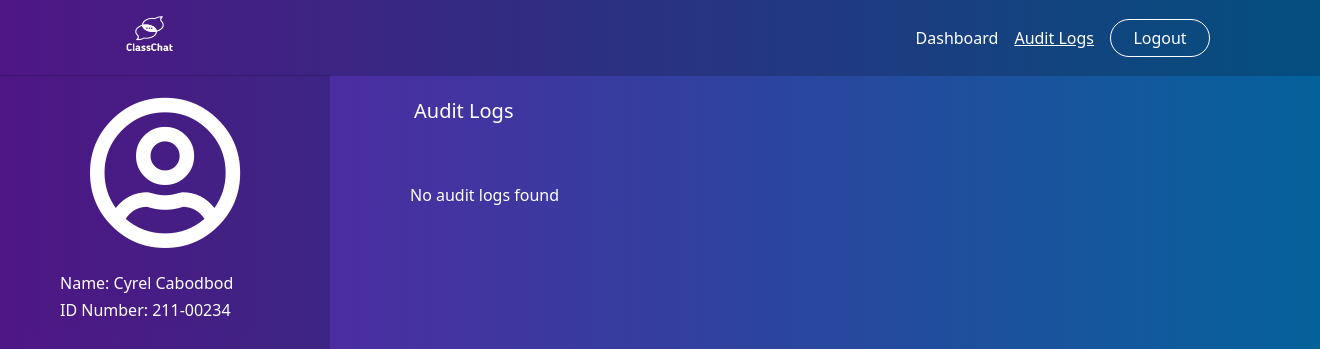
/auditing_student.php (signed in), run on an earlier commit of the app's database.
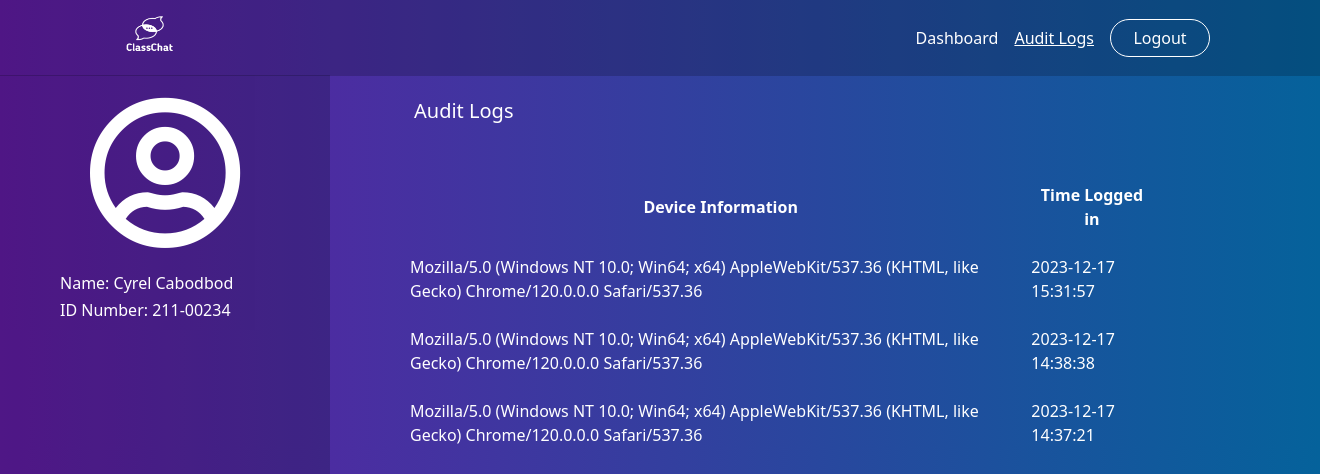
And on a later commit of the database.
### tables this page shows
CREATE TABLE `auditing_logs_student` (
  `audit_id` int(11) NOT NULL,
  `student_id` varchar(9) NOT NULL,
  `device_information` varchar(255) NOT NULL,
  `time_logged_in` datetime NOT NULL DEFAULT current_timestamp()
);

### auditing_student.php (the view, shortened to what this page needs)
<!DOCTYPE html>
<html lang="en">
<head>
    <link rel="stylesheet" href="style.css">
    <link rel="stylesheet" href="assets/css/bootstrap.min.css" />
    <link href="https://unpkg.com/aos@2.3.1/dist/aos.css" rel="stylesheet" />
    <link rel="stylesheet" href="https://use.fontawesome.com/releases/v5.7.2/css/all.css" />
</head>
<body>
    <nav class="navbar navbar-expand-md background-color fixed-top">
        <div class="container">
            <a class="navbar-brand" href="#">
                <img src="image/logo.png" alt="ClassChat" width="95" height="50" />
            </a>
            <div class="collapse navbar-collapse" id="navbarNav">
                <ul class="navbar-nav ms-auto">
                    <li class="nav-item">
                        <a class="nav-link text-white" href="dashboard_student.php">Dashboard</a>
                    </li>
                    <li class="nav-item">
                        <a class="nav-link text-white text-decoration-underline" href="">Audit Logs</a>
                    </li>
                    <li class="nav-item">
                        <a class="nav-link text-white" href="dashboard_student.php?logout='1'">
                            <button type="button" class="btn btn-width rounded-pill border border-white text-white">
                                Logout
                            </button>
                        </a>
                    </li>
                </ul>
            </div>
        </div>
    </nav>
    <div class="container-fluid">
        <div class="row text-white">
            <div class="col-3 fixed-column">
                <i class="far fa-user-circle"></i>
                <h6 class="pt-4 px-5">Name: <?php echo $_SESSION['users_name'] ?></h6>
                <h6 class="px-5">ID Number: <?php echo $_SESSION['idNumberStudent'] ?></h6>
            </div>
            <div class="col-9 scrollable-column">
                <div class="row align-items-center">
                    <div class="col-3 p-1">
                        <h5>Audit Logs</h5>
                    </div>
                </div>
                <div class="row mt-5">
                    <?php
                    include('connectiondb.php');
                    $id_number = $_SESSION['idNumberStudent'];
                    $sql = "SELECT * FROM auditing_logs_student WHERE student_id = '$id_number' ORDER BY time_logged_in DESC";
                    $result = $conn->query($sql);
                    if ($result->num_rows > 0) {
                        echo "<table class='text-white w-75'>
                                <tr>
                                    <th class='text-center'>Device Information</th>
                                    <th class='text-center'>Time Logged in</th>
                                </tr>";
                        while ($row = $result->fetch_assoc()) {
                            echo "<tr>
                                <td class='pt-4'>{$row['device_information']}</td>
                                <td class='pt-4'>{$row['time_logged_in']}</td>
                            </tr>";
                        }
                        echo "</table>";
                    } else {
                        echo "No audit logs found";
                    }
                    ?>
                </div>
            </div>
        </div>
    </div>
</body>
</html>

What changed in the data, as far as the page shows it:
added auditing_logs_student: device_information "Mozilla/5.0 (Windows NT 10.0; Win64; x64) AppleWebKit/537.36 (KHTML, like Gecko) Chrome/120.0.0.0 Safari/537.36", time_logged_in "2023-12-17 15:31:57"
added auditing_logs_student: device_information "Mozilla/5.0 (Windows NT 10.0; Win64; x64) AppleWebKit/537.36 (KHTML, like Gecko) Chrome/120.0.0.0 Safari/537.36", time_logged_in "2023-12-17 14:38:38"
added auditing_logs_student: device_information "Mozilla/5.0 (Windows NT 10.0; Win64; x64) AppleWebKit/537.36 (KHTML, like Gecko) Chrome/120.0.0.0 Safari/537.36", time_logged_in "2023-12-17 14:37:21"
Also different on the page:
text no longer shown: "No audit logs found"
text now shown: "Device Information Time Logged in"
